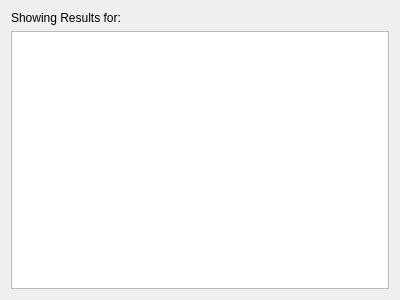
<?xml version="1.0" encoding="UTF-8"?>
<ui version="4.0">
 <class>Dialog</class>
 <widget class="QDialog" name="Dialog">
  <property name="geometry">
   <rect>
    <x>0</x>
    <y>0</y>
    <width>400</width>
    <height>300</height>
   </rect>
  </property>
  <property name="windowTitle">
   <string>Dialog</string>
  </property>
  <layout class="QGridLayout" name="gridLayout">
   <item row="0" column="0">
    <widget class="QLabel" name="resultBefore">
     <property name="text">
      <string>Showing Results for: </string>
     </property>
    </widget>
   </item>
   <item row="0" column="1">
    <widget class="QLabel" name="resultAfter">
     <property name="text">
      <string/>
     </property>
    </widget>
   </item>
   <item row="1" column="0" colspan="2">
    <widget class="QTextBrowser" name="displayResults"/>
   </item>
  </layout>
 </widget>
 <resources/>
 <connections/>
</ui>
